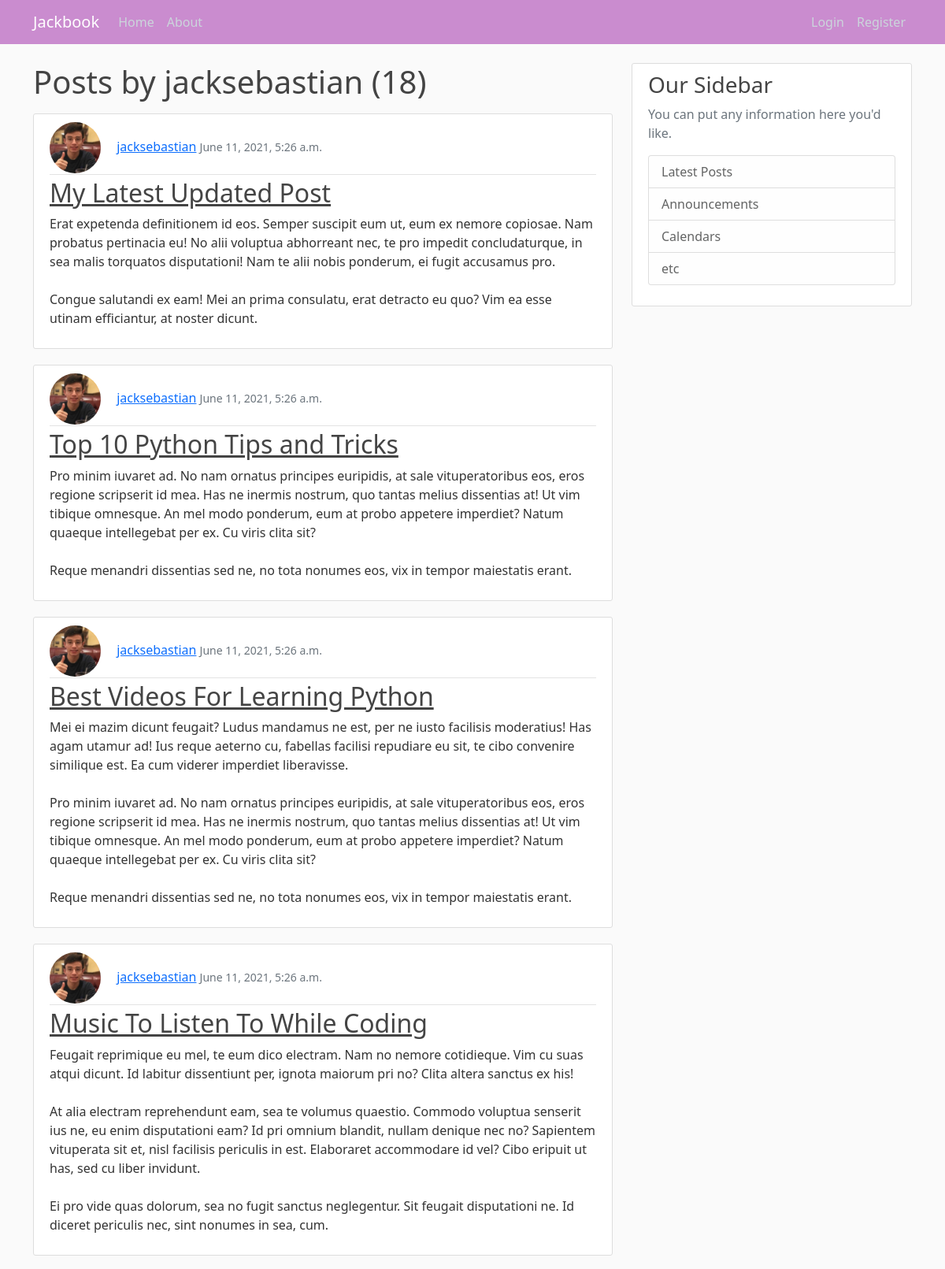
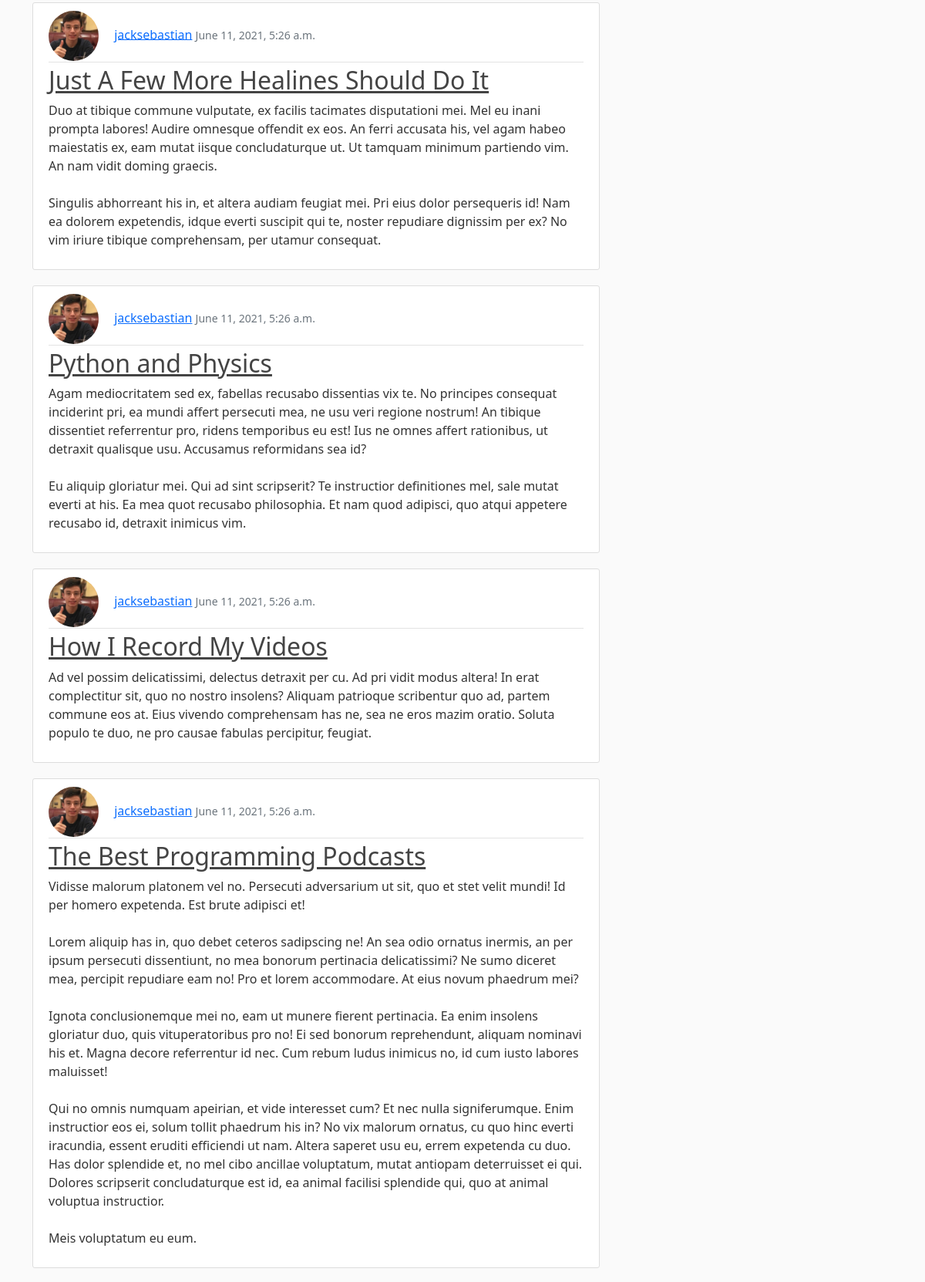
/user/jacksebastian (upper part), run on the app's committed database (2 pictures, top to bottom).
### blog/models.py (models this page shows, shortened)
class Post(models.Model):
    author = models.ForeignKey(User, on_delete=models.CASCADE)
    title = models.CharField(max_length=100)
    content = models.TextField()
    date_posted = models.DateTimeField(default=timezone.now)

### users/models.py (models this page shows, shortened)
class Profile(models.Model):
    user = models.OneToOneField(User, on_delete=models.CASCADE)
    image = models.ImageField(default='default.png', upload_to='profile_pics')

### blog/views.py (the view)
# urls.py: path('user/<str:username>', UserPostListView.as_view(), name='user-posts'),
class UserPostListView(ListView):
    model = Post
    template_name = 'blog/user_posts.html'
    context_object_name = 'posts'
    paginate_by = 10
    def get_queryset(self):
        user = get_object_or_404(User, username=self.kwargs.get('username'))
        return Post.objects.filter(author=user).order_by('-date_posted')

### blog/templates/blog/user_posts.html (shortened to what this page needs)
{% extends "blog/base.html" %}
{% block content %}
    <h1 class="mb-3">Posts by {{ view.kwargs.username }} ({{ page_obj.paginator.count }})</h1>
    {% for post in posts %}
        <article class="media content-section">
            <div class="media-body">
                <div class="article-metadata">
                    <img class="rounded-circle article-img" src="{{ post.author.profile.image.url }}">
                    <a class="mr-2" href="{% url 'user-posts' post.author.username %}">{{ post.author }}</a>
                    <small class="text-muted">{{ post.date_posted }}</small>
                </div>
                <h2><a class="article-title" href="{% url 'post-detail' post.id %}">{{ post.title }}</a></h2>
                <p class="article-content">{{ post.content }}</p>
            </div>
        </article>
    {% endfor %}
{% endblock content %}

### blog/static/blog/main.css (style rules this page uses)
body { background: #fafafa; color: #333333; margin-top: 5rem; }
h1, h2, h3, h4, h5, h6 { color: #444444; }
.content-section { background: #ffffff; padding: 10px 20px; border: 1px solid #dddddd; border-radius: 3px; margin-bottom: 20px; }
.article-title { color: #444444; }
.article-content { white-space: pre-line; }
.article-img { height: 65px; width: 65px; margin-right: 16px; }
.article-metadata { padding-bottom: 1px; margin-bottom: 4px; border-bottom: 1px solid #e3e3e3 }

### data on the page
Post: author.profile.image (picture), author "jacksebastian", date_posted "June 11, 2021, 5:26 a.m.", title "My Latest Updated Post", content "Erat expetenda definitionem id eos. Semper suscipit eum ut, eum ex nemore copiosae. Nam probatus pertinacia eu! No alii voluptua abhorreant nec, te pro impedit concludaturque, in sea malis torquatos disputationi! Nam te alii nobis ponderum, ei fugit accusamus pro. Congue salutandi ex eam! Mei an prima consulatu, erat detracto eu quo? Vim ea esse utinam efficiantur, at noster dicunt."
Post: author.profile.image (picture), author "jacksebastian", date_posted "June 11, 2021, 5:26 a.m.", title "Top 10 Python Tips and Tricks", content "Pro minim iuvaret ad. No nam ornatus principes euripidis, at sale vituperatoribus eos, eros regione scripserit id mea. Has ne inermis nostrum, quo tantas melius dissentias at! Ut vim tibique omnesque. An mel modo ponderum, eum at probo appetere imperdiet? Natum quaeque intellegebat per ex. Cu viris clita sit? Reque menandri dissentias sed ne, no tota nonumes eos, vix in tempor maiestatis erant."
Post: author.profile.image (picture), author "jacksebastian", date_posted "June 11, 2021, 5:26 a.m.", title "Best Videos For Learning Python", content "Mei ei mazim dicunt feugait? Ludus mandamus ne est, per ne iusto facilisis moderatius! Has agam utamur ad! Ius reque aeterno cu, fabellas facilisi repudiare eu sit, te cibo convenire similique est. Ea cum viderer imperdiet liberavisse. Pro minim iuvaret ad. No nam ornatus principes euripidis, at sale vituperatoribus eos, eros regione scripserit id mea. Has ne inermis nostrum, quo tantas melius dissentias at! Ut vim tibique omnesque. An mel modo ponderum, eum at probo appetere imperdiet? Natum quaeque intellegebat per ex. Cu viris clita sit? Reque menandri dissentias sed ne, no tota nonumes eos, vix in tempor maiestatis erant."
Post: author.profile.image (picture), author "jacksebastian", date_posted "June 11, 2021, 5:26 a.m.", title "Music To Listen To While Coding", content "Feugait reprimique eu mel, te eum dico electram. Nam no nemore cotidieque. Vim cu suas atqui dicunt. Id labitur dissentiunt per, ignota maiorum pri no? Clita altera sanctus ex his! At alia electram reprehendunt eam, sea te volumus quaestio. Commodo voluptua senserit ius ne, eu enim disputationi eam? Id pri omnium blandit, nullam denique nec no? Sapientem vituperata sit et, nisl facilisis periculis in est. Elaboraret accommodare id vel? Cibo eripuit ut has, sed cu liber invidunt. Ei pro vide quas dolorum, sea no fugit sanctus neglegentur. Sit feugait disputationi ne. Id diceret periculis nec, sint nonumes in sea, cum."
Post: author.profile.image (picture), author "jacksebastian", date_posted "June 11, 2021, 5:26 a.m.", title "Just A Few More Healines Should Do It", content "Duo at tibique commune vulputate, ex facilis tacimates disputationi mei. Mel eu inani prompta labores! Audire omnesque offendit ex eos. An ferri accusata his, vel agam habeo maiestatis ex, eam mutat iisque concludaturque ut. Ut tamquam minimum partiendo vim. An nam vidit doming graecis. Singulis abhorreant his in, et altera audiam feugiat mei. Pri eius dolor persequeris id! Nam ea dolorem expetendis, idque everti suscipit qui te, noster repudiare dignissim per ex? No vim iriure tibique comprehensam, per utamur consequat."
Post: author.profile.image (picture), author "jacksebastian", date_posted "June 11, 2021, 5:26 a.m.", title "Python and Physics", content "Agam mediocritatem sed ex, fabellas recusabo dissentias vix te. No principes consequat inciderint pri, ea mundi affert persecuti mea, ne usu veri regione nostrum! An tibique dissentiet referrentur pro, ridens temporibus eu est! Ius ne omnes affert rationibus, ut detraxit qualisque usu. Accusamus reformidans sea id? Eu aliquip gloriatur mei. Qui ad sint scripserit? Te instructior definitiones mel, sale mutat everti at his. Ea mea quot recusabo philosophia. Et nam quod adipisci, quo atqui appetere recusabo id, detraxit inimicus vim."
Post: author.profile.image (picture), author "jacksebastian", date_posted "June 11, 2021, 5:26 a.m.", title "How I Record My Videos", content "Ad vel possim delicatissimi, delectus detraxit per cu. Ad pri vidit modus altera! In erat complectitur sit, quo no nostro insolens? Aliquam patrioque scribentur quo ad, partem commune eos at. Eius vivendo comprehensam has ne, sea ne eros mazim oratio. Soluta populo te duo, ne pro causae fabulas percipitur, feugiat."
Post: author.profile.image (picture), author "jacksebastian", date_posted "June 11, 2021, 5:26 a.m.", title "The Best Programming Podcasts", content "Vidisse malorum platonem vel no. Persecuti adversarium ut sit, quo et stet velit mundi! Id per homero expetenda. Est brute adipisci et! Lorem aliquip has in, quo debet ceteros sadipscing ne! An sea odio ornatus inermis, an per ipsum persecuti dissentiunt, no mea bonorum pertinacia delicatissimi? Ne sumo diceret mea, percipit repudiare eam no! Pro et lorem accommodare. At eius novum phaedrum mei? Ignota conclusionemque mei no, eam ut munere fierent pertinacia. Ea enim insolens gloriatur duo, quis vituperatoribus pro no! Ei sed bonorum reprehendunt, aliquam nominavi his et. Magna decore referrentur id nec. Cum rebum ludus inimicus no, id cum iusto labores maluisset! Qui no omnis numquam…"

### other printed values
{{ view.kwargs.username }} "jacksebastian"
{{ page_obj.paginator.count }} "18"
